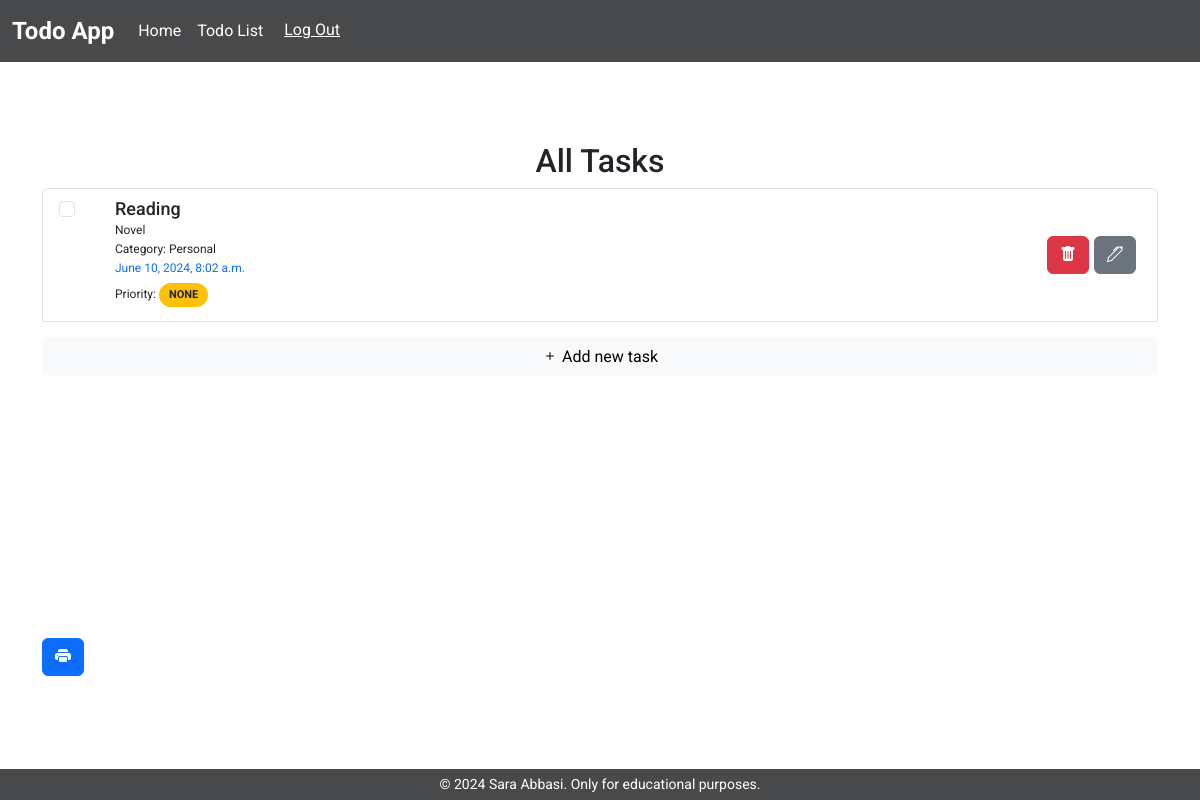
Screenshot of /list/ (signed in) with the database file from the repository.
### todo_app/models.py (models this page shows, shortened)
class TodoItem(models.Model):
    title = models.CharField(max_length=200)
    description = models.TextField(blank=True)
    checked = models.BooleanField(default=False)
    owner = models.ForeignKey(User, on_delete=models.CASCADE, null=True)
    date = models.DateTimeField(blank=True, null=True)
    category = models.ForeignKey(
        Category,
        on_delete=models.SET_NULL,
        null=True
    )
    priority = models.ForeignKey(
        Priority,
        on_delete=models.SET_NULL,
        null=True
    )
    is_private = models.BooleanField(default=True)

class Category(models.Model):
    PERSONAL = 'Personal'
    WORK = 'Work'
    STUDY = 'Study'
    HEALTH = 'Health'
    HOME = 'Home'
    OTHER = 'Other'
    CATEGORY_CHOICES = [
        (PERSONAL, 'Personal'),
        (WORK, 'Work'),
        (STUDY, 'Study'),
        (HEALTH, 'Health'),
        (HOME, 'Home'),
        (OTHER, 'Other'),
    ]
    name = models.CharField(max_length=100, choices=CATEGORY_CHOICES)
    def __str__(self):
        return self.name

### todo_app/views.py (the view, shortened to what this page needs)
# urls.py: path('list/', todo_list_view, name='todo_list'),
@login_required(login_url='/accounts/login')
def todo_list_view(request):
    user = request.user
    query = TodoItem.objects.filter(owner=user).order_by('priority', 'date')
    todo_list_len = len(query)
    return render(
        request, 'todo_app/todo_list.html', {
            'todolist': query, 'todo_list_len': todo_list_len
        }
    )

### todo_app/templates/todo_app/todo_list.html (shortened to what this page needs)
{% extends 'base.html' %}
{% block content %}
<div class="list-container">
  {% if todo_list_len == 0 %}
  <div>
    <h3>No Tasks Created Yet!</h3>
    <a class='link' href="{% url 'todo_app:todo_item_create' %}">You can add a task here</a>
  </div>
  {% else %}
  <div class="todo-list-container">
    <form method="POST" action="{% url 'todo_app:todo_list' %}" id="todo-list-form">
      <div class="todo-list">
        <h2 style="text-align: center;">All Tasks</h2>
        <ul class="list-group">
          {% for todoitem in todolist %}
              <li class="list-group-item todo-item">
                <div class="todo-item-content">
                  {% if todoitem.checked %}
                  <input class="check-input form-check-input job-done-input" type="checkbox" name="checked" checked value="{{todoitem.id}}" aria-label="...">
                  <div class="job-done-text job-text">
                    <h6>{{todoitem.title}}</h6>
                    <p>{{todoitem.description}}</p>
                    <p>Category: {{ todoitem.category }}</p>
                    <p>{{todoitem.date}}</p>
                    <p>Priority: {{ todoitem.priority }}</p>
                  </div>
                  {% else %}
                  <input class="check-input form-check-input" type="checkbox" name="checked" value="{{todoitem.id}}" aria-label="...">
                  <div class="job-undone-text job-text">
                    <h6>{{todoitem.title}}</h6>
                    <p>{{todoitem.description}}</p>
                    <p>Category: {{ todoitem.category }}</p>
                    <p class="todo-date">{{todoitem.date}}</p>
                    <p>Priority: <span class="priority-badge">{{ todoitem.priority }}</span></p>
                  </div>
                  {% endif %}
                </div>
                <div class="todo-item-action">
                  <a class='btn btn-danger' href="{% url 'todo_app:todo_item_delete' todoitem.id %}"><i class="bi bi-trash-fill"></i></a>
                  <a class='btn btn-secondary' href="{% url 'todo_app:todo_item_edit' todoitem.id %}"><i class="bi bi-pen"></i></a>
                </div>
              </li>
          {% endfor %}
          <a class='btn btn-light mt-3' href="{% url 'todo_app:todo_item_create' %}"><i class="bi bi-plus"></i> Add new task</a>
        </ul>
      </div>
      <button class='btn btn-primary mt-3' id="print-paper" type="button"><i class="bi bi-printer-fill"></i></button>
  </form>
  </div>
  {% endif %}
</div>
{% endblock %}

### static/css/styles.css (style rules this page uses)
body { font-family: "Roboto", Arial, sans-serif; }
.todo-list-container { width: 100%; padding-top: 80px; padding-bottom: 80px; margin-bottom: 30px; }
.todo-list { min-height: 60vh; }
.todo-item { display: flex; align-items: center; justify-content: space-between; text-align: left; }
.list-container { display: flex; width: 100%; justify-content: center; align-items: center; min-height: 90vh; }
.todo-item-content { display: flex; }
.todo-item-content input { margin-right: 10px; }
.todo-item-action { display: flex; }
.todo-item-action a { margin-right: 5px; }
.todo-date { color: #0d6efd; }
.job-text h6 { font-size: 18px; margin: 1px 0; margin-left: 30px; }
.job-text p { font-size: 12px; margin: 1px 0; margin-left: 30px; margin-right: 20px; }
.priority-badge { display: inline-block; padding: 4px 10px; background-color: #ffc107; color: #212529; font-size: 11px; font-weight: bold; border-radius: 20px; text-transform: uppercase; margin-top: 5px; margin-bottom: 5px; vertical-align: middle; }

### rows the page displays
TodoItem: title "Reading", description "Novel", category "Personal", date "June 10, 2024, 8:02 a.m.", priority "NONE"
